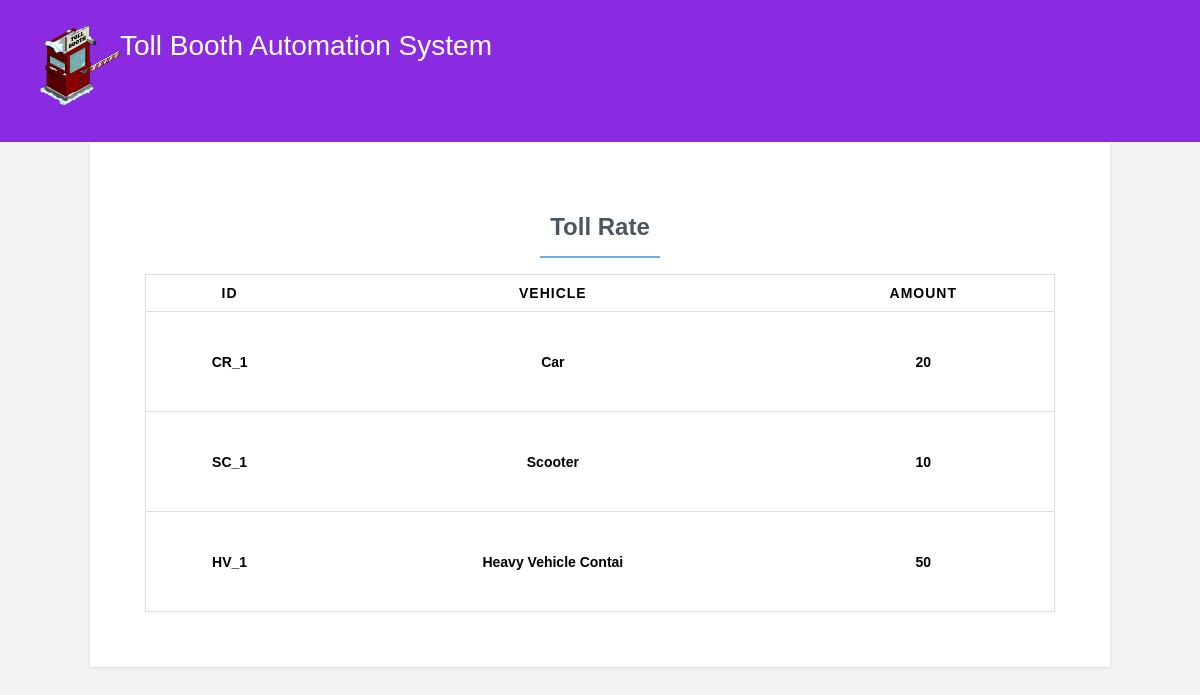
/view_charge.php, run on the app's committed database.
### tables this page shows
CREATE TABLE IF NOT EXISTS `charges` (
  `RowNo` int(11) NOT NULL AUTO_INCREMENT,
  `id` varchar(50) NOT NULL,
  `vehicle` varchar(20) NOT NULL,
  `amount` int(11) NOT NULL,
  PRIMARY KEY (`RowNo`),
  UNIQUE KEY `id` (`id`)
);

### view_charge.php (the view, shortened to what this page needs)
<!DOCTYPE html>
<html>
<body>
<head>
	<link rel="stylesheet" href="css/demo.css">
	<link rel="stylesheet" href="css/form-basic.css">
</head>
	<header>
		<h1><img width="80" height="80" src="toll-booth.png"></h1><h1>Toll Booth Automation System</h1>
    </header>
    <div class="main-content">
<form class="form-basic" method="post">
<?php
$connect = mysqli_connect("localhost", "root", "", "rfid");
$query = "SELECT * FROM `charges`";
$result = mysqli_query($connect, $query);
$output = '
<br />
<h1 align="center">Toll Rate</h1><br><br>
<table>
<thead>
 <tr>
   <th>ID</th>
      <th>Vehicle</th>
      <th>Amount</th>
 </tr>
 <thead>
 <tbody>
';
while($row = mysqli_fetch_array($result))
{
 $output .= '
 <tr>
  <td data-title="ID">'.$row["id"].'</td>
  <td data-title="Vehicle">'.$row["vehicle"].'</td>
  <td data-title="Amount">'.$row["amount"].'</td>
 </tr></tbody>
 ';
}
$output .= '</table>';
echo $output;
?>
		</form>
    </div>
</body>
</html>

### css/demo.css (style rules this page uses)
* { margin: 0; padding: 0; box-sizing: border-box; }
html { background-color: #efefef; }
body { font:14px/1.5 Arial, Helvetica, sans-serif; margin:0; }
tbody { height: 100px; overflow-y: auto; overflow-x: hidden; }
header { box-sizing: border-box; text-align: center; width: 100%; padding: 25px 40px; background-color: blueviolet; overflow: hidden; }
header h1 { text-align-last: justify; float: left; font: bold 60px/1.5 inherit; font-weight: 150; color: #fff; }
.main-content { margin-bottom: 75px; }
body { font-family: arial; }

### css/form-basic.css (style rules this page uses)
html { background-color: #f3f3f3; }
.form-basic table { border: 1px solid #ccc; width: 100%; margin:0; padding:0; border-collapse: collapse; border-spacing: 0; }
.form-basic table tr { border: 1px solid #ddd; padding: 5px; }
.form-basic table th, table td { padding: 10px; text-align: center; }
.form-basic table th { text-transform: uppercase; font-size: 14px; letter-spacing: 1px; }
.form-basic { max-width: 1020px; margin: 0 auto; padding: 55px; box-sizing: border-box; background-color: #ffffff; box-shadow: 0 1px 3px 0 rgba(0, 0, 0, 0.1); font: bold 14px sans-serif; text-align: center; }
.form-basic h1 { display: inline-block; box-sizing: border-box; color: #4c565e; font-size: 24px; padding: 0 10px 15px; border-bottom: 2px solid #6caee0; margin: 0; }

### data on the page
charges: id "CR_1", vehicle "Car", amount "20"
charges: id "SC_1", vehicle "Scooter", amount "10"
charges: id "HV_1", vehicle "Heavy Vehicle Contai", amount "50"
